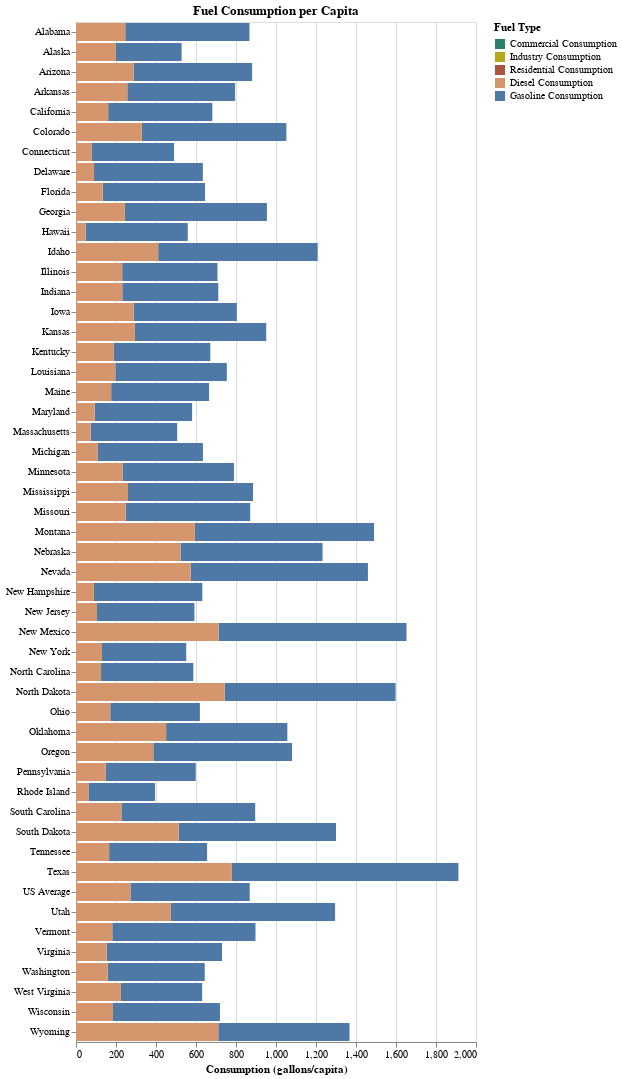

The cell this chart's notebook holds for it:
### Code cell
#Create stacked bar chart for Fuel 
#Use different color scale because we only have 2 groups: 
color_scale_fuel = alt.Scale(domain=['Diesel Consumption', 'Gasoline Consumption'],
                        range=['#D5966D', '#4E79A7'])

fuel_chart = alt.Chart(consumption_fuel_pop_long,\
                              title="Fuel Consumption per Capita").\
mark_bar().encode(
x=alt.X('Consumption (gallons/capita):Q', axis=alt.Axis(title='Consumption (gallons/capita)')),
y=alt.Y('STATE_NAME:N', axis=alt.Axis(title= None)),
color=alt.Color('Fuel Type:N', scale = color_scale),
tooltip=[alt.Tooltip('STATE_NAME:N', title='State'),
         alt.Tooltip('population:Q', title='Population', format=",.0f"),
         alt.Tooltip('total gallons/capita:Q'),
         alt.Tooltip('Gasoline Consumption (gallons/capita):Q', title='Gasoline Gallons/Capita'),
         alt.Tooltip('Diesel Consumption (gallons/capita):Q', title='Gallons/Capita')], 
opacity = alt.condition(click, alt.value(1), alt.value(0.2))
).add_selection(click)

fuel_chart

### Figure 1 — Vega-Lite specification as saved in the notebook (floating-point values rounded to 4 significant figures)
{"usermeta": {"embedOptions": {"theme": "dark"}}, "config": {"view": {"continuousWidth": 400, "continuousHeight": 300}}, "data": {"name": "data-aadce17460d8640755bdb7894cf6588a"}, "mark": "bar", "encoding": {"color": {"field": "Fuel Type", "scale": {"domain": ["Commercial Consumption", "Industry Consumption", "Residential Consumption", "Diesel Consumption", "Gasoline Consumption"], "range": ["#2D806E", "#B4A817", "#AA5540", "#D5966D", "#4E79A7"]}, "type": "nominal"}, "opacity": {"condition": {"value": 1, "selection": "selector001"}, "value": 0.2}, "tooltip": [{"field": "STATE_NAME", "title": "State", "type": "nominal"}, {"field": "population", "format": ",.0f", "title": "Population", "type": "quantitative"}, {"field": "total gallons/capita", "type": "quantitative"}, {"field": "Gasoline Consumption (gallons/capita)", "title": "Gasoline Gallons/Capita", "type": "quantitative"}, {"field": "Diesel Consumption (gallons/capita)", "title": "Gallons/Capita", "type": "quantitative"}], "x": {"axis": {"title": "Consumption (gallons/capita)"}, "field": "Consumption (gallons/capita)", "type": "quantitative"}, "y": {"axis": {"title": null}, "field": "STATE_NAME", "type": "nominal"}}, "selection": {"selector001": {"type": "multi", "fields": ["STATE_NAME"], "toggle": "true"}}, "title": "Fuel Consumption per Capita", "$schema": "https://vega.github.io/schema/vega-lite/v4.17.0.json", "datasets": {"data-aadce17460d8640755bdb7894cf6588a": [{"STATE_NAME": "Alabama", "state_map_id": 1, "population": 4841164, "mean_DSCI": 124.7, "state_abbr": "AL", "total gallons/capita": 867.6, "Gasoline Consumption (gallons/capita)": 621.3, "Diesel Consumption (gallons/capita)": 246.2, "Fuel Type": "Gasoline Consumption", "Consumption (gallons/capita)": 621.3}, {"STATE_NAME": "Alaska", "state_map_id": 2, "population": 736855, "mean_DSCI": 12.87, "state_abbr": "AK", "total gallons/capita": 528.1, "Gasoline Consumption (gallons/capita)": 328.4, "Diesel Consumption (gallons/capita)": 199.7, "Fuel Type": "Gasoline Consumption", "Consumption (gallons/capita)": 328.4}, {"STATE_NAME": "Arizona", "state_map_id": 4, "population": 6728577, "mean_DSCI": 138.9, "state_abbr": "AZ", "total gallons/capita": 880.6, "Gasoline Consumption (gallons/capita)": 593.1, "Diesel Consumption (gallons/capita)": 287.5, "Fuel Type": "Gasoline Consumption", "Consumption (gallons/capita)": 593.1}, {"STATE_NAME": "Arkansas", "state_map_id": 5, "population": 2968472, "mean_DSCI": 45.87, "state_abbr": "AR", "total gallons/capita": 795.5, "Gasoline Consumption (gallons/capita)": 539.1, "Diesel Consumption (gallons/capita)": 256.4, "Fuel Type": "Gasoline Consumption", "Consumption (gallons/capita)": 539.1}, {"STATE_NAME": "California", "state_map_id": 6, "population": 38654206, "mean_DSCI": 324.6, "state_abbr": "CA", "total gallons/capita": 681.5, "Gasoline Consumption (gallons/capita)": 520.6, "Diesel Consumption (gallons/capita)": 160.9, "Fuel Type": "Gasoline Consumption", "Consumption (gallons/capita)": 520.6}, {"STATE_NAME": "Colorado", "state_map_id": 8, "population": 5359295, "mean_DSCI": 38.28, "state_abbr": "CO", "total gallons/capita": 1052.0, "Gasoline Consumption (gallons/capita)": 722.9, "Diesel Consumption (gallons/capita)": 329.1, "Fuel Type": "Gasoline Consumption", "Consumption (gallons/capita)": 722.9}, {"STATE_NAME": "Connecticut", "state_map_id": 9, "population": 3588570, "mean_DSCI": 170.8, "state_abbr": "CT", "total gallons/capita": 490.5, "Gasoline Consumption (gallons/capita)": 410.8, "Diesel Consumption (gallons/capita)": 79.67, "Fuel Type": "Gasoline Consumption", "Consumption (gallons/capita)": 410.8}, {"STATE_NAME": "Delaware", "state_map_id": 10, "population": 934695, "mean_DSCI": 9.36, "state_abbr": "DE", "total gallons/capita": 634.3, "Gasoline Consumption (gallons/capita)": 544.1, "Diesel Consumption (gallons/capita)": 90.18, "Fuel Type": "Gasoline Consumption", "Consumption (gallons/capita)": 544.1}, {"STATE_NAME": "Florida", "state_map_id": 12, "population": 19934451, "mean_DSCI": 19.7, "state_abbr": "FL", "total gallons/capita": 645.1, "Gasoline Consumption (gallons/capita)": 511.3, "Diesel Consumption (gallons/capita)": 133.8, "Fuel Type": "Gasoline Consumption", "Consumption (gallons/capita)": 511.3}, {"STATE_NAME": "Georgia", "state_map_id": 13, "population": 10099320, "mean_DSCI": 119.5, "state_abbr": "GA", "total gallons/capita": 954.7, "Gasoline Consumption (gallons/capita)": 710.5, "Diesel Consumption (gallons/capita)": 244.2, "Fuel Type": "Gasoline Consumption", "Consumption (gallons/capita)": 710.5}, {"STATE_NAME": "Hawaii", "state_map_id": 15, "population": 1413673, "mean_DSCI": 95.75, "state_abbr": "HI", "total gallons/capita": 558.8, "Gasoline Consumption (gallons/capita)": 510.5, "Diesel Consumption (gallons/capita)": 48.3, "Fuel Type": "Gasoline Consumption", "Consumption (gallons/capita)": 510.5}, {"STATE_NAME": "Idaho", "state_map_id": 16, "population": 1635483, "mean_DSCI": 62.17, "state_abbr": "ID", "total gallons/capita": 1209.0, "Gasoline Consumption (gallons/capita)": 797.7, "Diesel Consumption (gallons/capita)": 410.9, "Fuel Type": "Gasoline Consumption", "Consumption (gallons/capita)": 797.7}, {"STATE_NAME": "Illinois", "state_map_id": 17, "population": 12851684, "mean_DSCI": 10.02, "state_abbr": "IL", "total gallons/capita": 707.6, "Gasoline Consumption (gallons/capita)": 476.7, "Diesel Consumption (gallons/capita)": 230.9, "Fuel Type": "Gasoline Consumption", "Consumption (gallons/capita)": 476.7}, {"STATE_NAME": "Indiana", "state_map_id": 18, "population": 6589578, "mean_DSCI": 16.77, "state_abbr": "IN", "total gallons/capita": 711.4, "Gasoline Consumption (gallons/capita)": 480.0, "Diesel Consumption (gallons/capita)": 231.4, "Fuel Type": "Gasoline Consumption", "Consumption (gallons/capita)": 480.0}, {"STATE_NAME": "Iowa", "state_map_id": 19, "population": 3106589, "mean_DSCI": 11.94, "state_abbr": "IA", "total gallons/capita": 804.2, "Gasoline Consumption (gallons/capita)": 516.0, "Diesel Consumption (gallons/capita)": 288.2, "Fuel Type": "Gasoline Consumption", "Consumption (gallons/capita)": 516.0}, {"STATE_NAME": "Kansas", "state_map_id": 20, "population": 2898292, "mean_DSCI": 30.13, "state_abbr": "KS", "total gallons/capita": 951.2, "Gasoline Consumption (gallons/capita)": 656.7, "Diesel Consumption (gallons/capita)": 294.5, "Fuel Type": "Gasoline Consumption", "Consumption (gallons/capita)": 656.7}, {"STATE_NAME": "Kentucky", "state_map_id": 21, "population": 4411989, "mean_DSCI": 49.62, "state_abbr": "KY", "total gallons/capita": 671.5, "Gasoline Consumption (gallons/capita)": 482.3, "Diesel Consumption (gallons/capita)": 189.2, "Fuel Type": "Gasoline Consumption", "Consumption (gallons/capita)": 482.3}, {"STATE_NAME": "Louisiana", "state_map_id": 22, "population": 4645670, "mean_DSCI": 51.49, "state_abbr": "LA", "total gallons/capita": 754.2, "Gasoline Consumption (gallons/capita)": 557.8, "Diesel Consumption (gallons/capita)": 196.4, "Fuel Type": "Gasoline Consumption", "Consumption (gallons/capita)": 557.8}, {"STATE_NAME": "Maine", "state_map_id": 23, "population": 1329923, "mean_DSCI": 69.98, "state_abbr": "ME", "total gallons/capita": 665.3, "Gasoline Consumption (gallons/capita)": 489.5, "Diesel Consumption (gallons/capita)": 175.8, "Fuel Type": "Gasoline Consumption", "Consumption (gallons/capita)": 489.5}, {"STATE_NAME": "Maryland", "state_map_id": 24, "population": 5959902, "mean_DSCI": 26.15, "state_abbr": "MD", "total gallons/capita": 580.5, "Gasoline Consumption (gallons/capita)": 487.3, "Diesel Consumption (gallons/capita)": 93.23, "Fuel Type": "Gasoline Consumption", "Consumption (gallons/capita)": 487.3}, {"STATE_NAME": "Massachusetts", "state_map_id": 25, "population": 6742143, "mean_DSCI": 172.3, "state_abbr": "MA", "total gallons/capita": 505.9, "Gasoline Consumption (gallons/capita)": 432.8, "Diesel Consumption (gallons/capita)": 73.13, "Fuel Type": "Gasoline Consumption", "Consumption (gallons/capita)": 432.8}, {"STATE_NAME": "Michigan", "state_map_id": 26, "population": 9909600, "mean_DSCI": 15.32, "state_abbr": "MI", "total gallons/capita": 634.9, "Gasoline Consumption (gallons/capita)": 526.0, "Diesel Consumption (gallons/capita)": 108.8, "Fuel Type": "Gasoline Consumption", "Consumption (gallons/capita)": 526.0}, {"STATE_NAME": "Minnesota", "state_map_id": 27, "population": 5450868, "mean_DSCI": 8.15, "state_abbr": "MN", "total gallons/capita": 789.9, "Gasoline Consumption (gallons/capita)": 557.5, "Diesel Consumption (gallons/capita)": 232.4, "Fuel Type": "Gasoline Consumption", "Consumption (gallons/capita)": 557.5}, {"STATE_NAME": "Mississippi", "state_map_id": 28, "population": 2989192, "mean_DSCI": 97.42, "state_abbr": "MS", "total gallons/capita": 885.2, "Gasoline Consumption (gallons/capita)": 625.3, "Diesel Consumption (gallons/capita)": 259.9, "Fuel Type": "Gasoline Consumption", "Consumption (gallons/capita)": 625.3}, {"STATE_NAME": "Missouri", "state_map_id": 29, "population": 6059651, "mean_DSCI": 25.91, "state_abbr": "MO", "total gallons/capita": 871.1, "Gasoline Consumption (gallons/capita)": 622.5, "Diesel Consumption (gallons/capita)": 248.7, "Fuel Type": "Gasoline Consumption", "Consumption (gallons/capita)": 622.5}, {"STATE_NAME": "Montana", "state_map_id": 30, "population": 1023391, "mean_DSCI": 57.92, "state_abbr": "MT", "total gallons/capita": 1490.0, "Gasoline Consumption (gallons/capita)": 895.5, "Diesel Consumption (gallons/capita)": 594.7, "Fuel Type": "Gasoline Consumption", "Consumption (gallons/capita)": 895.5}, {"STATE_NAME": "Nebraska", "state_map_id": 31, "population": 1881259, "mean_DSCI": 22.94, "state_abbr": "NE", "total gallons/capita": 1233.0, "Gasoline Consumption (gallons/capita)": 710.5, "Diesel Consumption (gallons/capita)": 522.3, "Fuel Type": "Gasoline Consumption", "Consumption (gallons/capita)": 710.5}, {"STATE_NAME": "Nevada", "state_map_id": 32, "population": 2839172, "mean_DSCI": 166.6, "state_abbr": "NV", "total gallons/capita": 1460.0, "Gasoline Consumption (gallons/capita)": 886.4, "Diesel Consumption (gallons/capita)": 573.3, "Fuel Type": "Gasoline Consumption", "Consumption (gallons/capita)": 886.4}, {"STATE_NAME": "New Hampshire", "state_map_id": 33, "population": 1327503, "mean_DSCI": 119.2, "state_abbr": "NH", "total gallons/capita": 631.6, "Gasoline Consumption (gallons/capita)": 542.0, "Diesel Consumption (gallons/capita)": 89.62, "Fuel Type": "Gasoline Consumption", "Consumption (gallons/capita)": 542.0}, {"STATE_NAME": "New Jersey", "state_map_id": 34, "population": 8915456, "mean_DSCI": 82.38, "state_abbr": "NJ", "total gallons/capita": 592.0, "Gasoline Consumption (gallons/capita)": 487.1, "Diesel Consumption (gallons/capita)": 105.0, "Fuel Type": "Gasoline Consumption", "Consumption (gallons/capita)": 487.1}, {"STATE_NAME": "New Mexico", "state_map_id": 35, "population": 2082669, "mean_DSCI": 75.92, "state_abbr": "NM", "total gallons/capita": 1652.0, "Gasoline Consumption (gallons/capita)": 939.8, "Diesel Consumption (gallons/capita)": 712.7, "Fuel Type": "Gasoline Consumption", "Consumption (gallons/capita)": 939.8}, {"STATE_NAME": "New York", "state_map_id": 36, "population": 19697457, "mean_DSCI": 105.6, "state_abbr": "NY", "total gallons/capita": 551.2, "Gasoline Consumption (gallons/capita)": 421.3, "Diesel Consumption (gallons/capita)": 129.9, "Fuel Type": "Gasoline Consumption", "Consumption (gallons/capita)": 421.3}, {"STATE_NAME": "North Carolina", "state_map_id": 37, "population": 9940828, "mean_DSCI": 40.51, "state_abbr": "NC", "total gallons/capita": 586.7, "Gasoline Consumption (gallons/capita)": 461.4, "Diesel Consumption (gallons/capita)": 125.3, "Fuel Type": "Gasoline Consumption", "Consumption (gallons/capita)": 461.4}, {"STATE_NAME": "North Dakota", "state_map_id": 38, "population": 736162, "mean_DSCI": 32.79, "state_abbr": "ND", "total gallons/capita": 1598.0, "Gasoline Consumption (gallons/capita)": 854.3, "Diesel Consumption (gallons/capita)": 743.7, "Fuel Type": "Gasoline Consumption", "Consumption (gallons/capita)": 854.3}, {"STATE_NAME": "Ohio", "state_map_id": 39, "population": 11586941, "mean_DSCI": 32.08, "state_abbr": "OH", "total gallons/capita": 619.5, "Gasoline Consumption (gallons/capita)": 448.5, "Diesel Consumption (gallons/capita)": 171.0, "Fuel Type": "Gasoline Consumption", "Consumption (gallons/capita)": 448.5}, {"STATE_NAME": "Oklahoma", "state_map_id": 40, "population": 3875589, "mean_DSCI": 56.4, "state_abbr": "OK", "total gallons/capita": 1057.0, "Gasoline Consumption (gallons/capita)": 606.1, "Diesel Consumption (gallons/capita)": 450.5, "Fuel Type": "Gasoline Consumption", "Consumption (gallons/capita)": 606.1}, {"STATE_NAME": "Oregon", "state_map_id": 41, "population": 3982267, "mean_DSCI": 133.7, "state_abbr": "OR", "total gallons/capita": 1080.0, "Gasoline Consumption (gallons/capita)": 693.5, "Diesel Consumption (gallons/capita)": 386.6, "Fuel Type": "Gasoline Consumption", "Consumption (gallons/capita)": 693.5}, {"STATE_NAME": "Pennsylvania", "state_map_id": 42, "population": 12783977, "mean_DSCI": 58.83, "state_abbr": "PA", "total gallons/capita": 598.7, "Gasoline Consumption (gallons/capita)": 450.1, "Diesel Consumption (gallons/capita)": 148.6, "Fuel Type": "Gasoline Consumption", "Consumption (gallons/capita)": 450.1}, {"STATE_NAME": "Rhode Island", "state_map_id": 44, "population": 1054491, "mean_DSCI": 123.5, "state_abbr": "RI", "total gallons/capita": 395.6, "Gasoline Consumption (gallons/capita)": 333.3, "Diesel Consumption (gallons/capita)": 62.24, "Fuel Type": "Gasoline Consumption", "Consumption (gallons/capita)": 333.3}, {"STATE_NAME": "South Carolina", "state_map_id": 45, "population": 4834605, "mean_DSCI": 53.98, "state_abbr": "SC", "total gallons/capita": 895.9, "Gasoline Consumption (gallons/capita)": 669.0, "Diesel Consumption (gallons/capita)": 227.0, "Fuel Type": "Gasoline Consumption", "Consumption (gallons/capita)": 669.0}, {"STATE_NAME": "South Dakota", "state_map_id": 46, "population": 851058, "mean_DSCI": 62.79, "state_abbr": "SD", "total gallons/capita": 1300.0, "Gasoline Consumption (gallons/capita)": 786.4, "Diesel Consumption (gallons/capita)": 513.7, "Fuel Type": "Gasoline Consumption", "Consumption (gallons/capita)": 786.4}, {"STATE_NAME": "Tennessee", "state_map_id": 47, "population": 6548009, "mean_DSCI": 102.7, "state_abbr": "TN", "total gallons/capita": 655.4, "Gasoline Consumption (gallons/capita)": 489.8, "Diesel Consumption (gallons/capita)": 165.6, "Fuel Type": "Gasoline Consumption", "Consumption (gallons/capita)": 489.8}, {"STATE_NAME": "Texas", "state_map_id": 48, "population": 26956435, "mean_DSCI": 21.19, "state_abbr": "TX", "total gallons/capita": 1912.0, "Gasoline Consumption (gallons/capita)": 1133.0, "Diesel Consumption (gallons/capita)": 779.5, "Fuel Type": "Gasoline Consumption", "Consumption (gallons/capita)": 1133.0}, {"STATE_NAME": "Utah", "state_map_id": 49, "population": 2948427, "mean_DSCI": 86.06, "state_abbr": "UT", "total gallons/capita": 1295.0, "Gasoline Consumption (gallons/capita)": 821.2, "Diesel Consumption (gallons/capita)": 474.1, "Fuel Type": "Gasoline Consumption", "Consumption (gallons/capita)": 821.2}, {"STATE_NAME": "Vermont", "state_map_id": 50, "population": 626249, "mean_DSCI": 88.38, "state_abbr": "VT", "total gallons/capita": 897.5, "Gasoline Consumption (gallons/capita)": 716.1, "Diesel Consumption (gallons/capita)": 181.4, "Fuel Type": "Gasoline Consumption", "Consumption (gallons/capita)": 716.1}, {"STATE_NAME": "Virginia", "state_map_id": 51, "population": 8310301, "mean_DSCI": 25.68, "state_abbr": "VA", "total gallons/capita": 730.3, "Gasoline Consumption (gallons/capita)": 576.5, "Diesel Consumption (gallons/capita)": 153.8, "Fuel Type": "Gasoline Consumption", "Consumption (gallons/capita)": 576.5}, {"STATE_NAME": "Washington", "state_map_id": 53, "population": 7073146, "mean_DSCI": 50.08, "state_abbr": "WA", "total gallons/capita": 643.6, "Gasoline Consumption (gallons/capita)": 485.4, "Diesel Consumption (gallons/capita)": 158.2, "Fuel Type": "Gasoline Consumption", "Consumption (gallons/capita)": 485.4}, {"STATE_NAME": "West Virginia", "state_map_id": 54, "population": 1846092, "mean_DSCI": 22.25, "state_abbr": "WV", "total gallons/capita": 631.0, "Gasoline Consumption (gallons/capita)": 406.5, "Diesel Consumption (gallons/capita)": 224.5, "Fuel Type": "Gasoline Consumption", "Consumption (gallons/capita)": 406.5}, {"STATE_NAME": "Wisconsin", "state_map_id": 55, "population": 5754798, "mean_DSCI": 1.45, "state_abbr": "WI", "total gallons/capita": 719.6, "Gasoline Consumption (gallons/capita)": 534.7, "Diesel Consumption (gallons/capita)": 184.9, "Fuel Type": "Gasoline Consumption", "Consumption (gallons/capita)": 534.7}, {"STATE_NAME": "Wyoming", "state_map_id": 56, "population": 583029, "mean_DSCI": 67.58, "state_abbr": "WY", "total gallons/capita": 1368.0, "Gasoline Consumption (gallons/capita)": 656.4, "Diesel Consumption (gallons/capita)": 711.3, "Fuel Type": "Gasoline Consumption", "Consumption (gallons/capita)": 656.4}, {"STATE_NAME": "Alabama", "state_map_id": 1, "population": 4841164, "mean_DSCI": 124.7, "state_abbr": "AL", "total gallons/capita": 867.6, "Gasoline Consumption (gallons/capita)": 621.3, "Diesel Consumption (gallons/capita)": 246.2, "Fuel Type": "Diesel Consumption", "Consumption (gallons/capita)": 246.2}, {"STATE_NAME": "Alaska", "state_map_id": 2, "population": 736855, "mean_DSCI": 12.87, "state_abbr": "AK", "total gallons/capita": 528.1, "Gasoline Consumption (gallons/capita)": 328.4, "Diesel Consumption (gallons/capita)": 199.7, "Fuel Type": "Diesel Consumption", "Consumption (gallons/capita)": 199.7}, {"STATE_NAME": "Arizona", "state_map_id": 4, "population": 6728577, "mean_DSCI": 138.9, "state_abbr": "AZ", "total gallons/capita": 880.6, "Gasoline Consumption (gallons/capita)": 593.1, "Diesel Consumption (gallons/capita)": 287.5, "Fuel Type": "Diesel Consumption", "Consumption (gallons/capita)": 287.5}, {"STATE_NAME": "Arkansas", "state_map_id": 5, "population": 2968472, "mean_DSCI": 45.87, "state_abbr": "AR", "total gallons/capita": 795.5, "Gasoline Consumption (gallons/capita)": 539.1, "Diesel Consumption (gallons/capita)": 256.4, "Fuel Type": "Diesel Consumption", "Consumption (gallons/capita)": 256.4}, {"STATE_NAME": "California", "state_map_id": 6, "population": 38654206, "mean_DSCI": 324.6, "state_abbr": "CA", "total gallons/capita": 681.5, "Gasoline Consumption (gallons/capita)": 520.6, "Diesel Consumption (gallons/capita)": 160.9, "Fuel Type": "Diesel Consumption", "Consumption (gallons/capita)": 160.9}, {"STATE_NAME": "Colorado", "state_map_id": 8, "population": 5359295, "mean_DSCI": 38.28, "state_abbr": "CO", "total gallons/capita": 1052.0, "Gasoline Consumption (gallons/capita)": 722.9, "Diesel Consumption (gallons/capita)": 329.1, "Fuel Type": "Diesel Consumption", "Consumption (gallons/capita)": 329.1}, {"STATE_NAME": "Connecticut", "state_map_id": 9, "population": 3588570, "mean_DSCI": 170.8, "state_abbr": "CT", "total gallons/capita": 490.5, "Gasoline Consumption (gallons/capita)": 410.8, "Diesel Consumption (gallons/capita)": 79.67, "Fuel Type": "Diesel Consumption", "Consumption (gallons/capita)": 79.67}, {"STATE_NAME": "Delaware", "state_map_id": 10, "population": 934695, "mean_DSCI": 9.36, "state_abbr": "DE", "total gallons/capita": 634.3, "Gasoline Consumption (gallons/capita)": 544.1, "Diesel Consumption (gallons/capita)": 90.18, "Fuel Type": "Diesel Consumption", "Consumption (gallons/capita)": 90.18}, {"STATE_NAME": "Florida", "state_map_id": 12, "population": 19934451, "mean_DSCI": 19.7, "state_abbr": "FL", "total gallons/capita": 645.1, "Gasoline Consumption (gallons/capita)": 511.3, "Diesel Consumption (gallons/capita)": 133.8, "Fuel Type": "Diesel Consumption", "Consumption (gallons/capita)": 133.8}, {"STATE_NAME": "Georgia", "state_map_id": 13, "population": 10099320, "mean_DSCI": 119.5, "state_abbr": "GA", "total gallons/capita": 954.7, "Gasoline Consumption (gallons/capita)": 710.5, "Diesel Consumption (gallons/capita)": 244.2, "Fuel Type": "Diesel Consumption", "Consumption (gallons/capita)": 244.2}, {"STATE_NAME": "Hawaii", "state_map_id": 15, "population": 1413673, "mean_DSCI": 95.75, "state_abbr": "HI", "total gallons/capita": 558.8, "Gasoline Consumption (gallons/capita)": 510.5, "Diesel Consumption (gallons/capita)": 48.3, "Fuel Type": "Diesel Consumption", "Consumption (gallons/capita)": 48.3}, {"STATE_NAME": "Idaho", "state_map_id": 16, "population": 1635483, "mean_DSCI": 62.17, "state_abbr": "ID", "total gallons/capita": 1209.0, "Gasoline Consumption (gallons/capita)": 797.7, "Diesel Consumption (gallons/capita)": 410.9, "Fuel Type": "Diesel Consumption", "Consumption (gallons/capita)": 410.9}, {"STATE_NAME": "Illinois", "state_map_id": 17, "population": 12851684, "mean_DSCI": 10.02, "state_abbr": "IL", "total gallons/capita": 707.6, "Gasoline Consumption (gallons/capita)": 476.7, "Diesel Consumption (gallons/capita)": 230.9, "Fuel Type": "Diesel Consumption", "Consumption (gallons/capita)": 230.9}, {"STATE_NAME": "Indiana", "state_map_id": 18, "population": 6589578, "mean_DSCI": 16.77, "state_abbr": "IN", "total gallons/capita": 711.4, "Gasoline Consumption (gallons/capita)": 480.0, "Diesel Consumption (gallons/capita)": 231.4, "Fuel Type": "Diesel Consumption", "Consumption (gallons/capita)": 231.4}, {"STATE_NAME": "Iowa", "state_map_id": 19, "population": 3106589, "mean_DSCI": 11.94, "state_abbr": "IA", "total gallons/capita": 804.2, "Gasoline Consumption (gallons/capita)": 516.0, "Diesel Consumption (gallons/capita)": 288.2, "Fuel Type": "Diesel Consumption", "Consumption (gallons/capita)": 288.2}, {"STATE_NAME": "Kansas", "state_map_id": 20, "population": 2898292, "mean_DSCI": 30.13, "state_abbr": "KS", "total gallons/capita": 951.2, "Gasoline Consumption (gallons/capita)": 656.7, "Diesel Consumption (gallons/capita)": 294.5, "Fuel Type": "Diesel Consumption", "Consumption (gallons/capita)": 294.5}, {"STATE_NAME": "Kentucky", "state_map_id": 21, "population": 4411989, "mean_DSCI": 49.62, "state_abbr": "KY", "total gallons/capita": 671.5, "Gasoline Consumption (gallons/capita)": 482.3, "Diesel Consumption (gallons/capita)": 189.2, "Fuel Type": "Diesel Consumption", "Consumption (gallons/capita)": 189.2}, {"STATE_NAME": "Louisiana", "state_map_id": 22, "population": 4645670, "mean_DSCI": 51.49, "state_abbr": "LA", "total gallons/capita": 754.2, "Gasoline Consumption (gallons/capita)": 557.8, "Diesel Consumption (gallons/capita)": 196.4, "Fuel Type": "Diesel Consumption", "Consumption (gallons/capita)": 196.4}, {"STATE_NAME": "Maine", "state_map_id": 23, "population": 1329923, "mean_DSCI": 69.98, "state_abbr": "ME", "total gallons/capita": 665.3, "Gasoline Consumption (gallons/capita)": 489.5, "Diesel Consumption (gallons/capita)": 175.8, "Fuel Type": "Diesel Consumption", "Consumption (gallons/capita)": 175.8}, {"STATE_NAME": "Maryland", "state_map_id": 24, "population": 5959902, "mean_DSCI": 26.15, "state_abbr": "MD", "total gallons/capita": 580.5, "Gasoline Consumption (gallons/capita)": 487.3, "Diesel Consumption (gallons/capita)": 93.23, "Fuel Type": "Diesel Consumption", "Consumption (gallons/capita)": 93.23}, {"STATE_NAME": "Massachusetts", "state_map_id": 25, "population": 6742143, "mean_DSCI": 172.3, "state_abbr": "MA", "total gallons/capita": 505.9, "Gasoline Consumption (gallons/capita)": 432.8, "Diesel Consumption (gallons/capita)": 73.13, "Fuel Type": "Diesel Consumption", "Consumption (gallons/capita)": 73.13}, {"STATE_NAME": "Michigan", "state_map_id": 26, "population": 9909600, "mean_DSCI": 15.32, "state_abbr": "MI", "total gallons/capita": 634.9, "Gasoline Consumption (gallons/capita)": 526.0, "Diesel Consumption (gallons/capita)": 108.8, "Fuel Type": "Diesel Consumption", "Consumption (gallons/capita)": 108.8}, {"STATE_NAME": "Minnesota", "state_map_id": 27, "population": 5450868, "mean_DSCI": 8.15, "state_abbr": "MN", "total gallons/capita": 789.9, "Gasoline Consumption (gallons/capita)": 557.5, "Diesel Consumption (gallons/capita)": 232.4, "Fuel Type": "Diesel Consumption", "Consumption (gallons/capita)": 232.4}, {"STATE_NAME": "Mississippi", "state_map_id": 28, "population": 2989192, "mean_DSCI": 97.42, "state_abbr": "MS", "total gallons/capita": 885.2, "Gasoline Consumption (gallons/capita)": 625.3, "Diesel Consumption (gallons/capita)": 259.9, "Fuel Type": "Diesel Consumption", "Consumption (gallons/capita)": 259.9}, {"STATE_NAME": "Missouri", "state_map_id": 29, "population": 6059651, "mean_DSCI": 25.91, "state_abbr": "MO", "total gallons/capita": 871.1, "Gasoline Consumption (gallons/capita)": 622.5, "Diesel Consumption (gallons/capita)": 248.7, "Fuel Type": "Diesel Consumption", "Consumption (gallons/capita)": 248.7}, {"STATE_NAME": "Montana", "state_map_id": 30, "population": 1023391, "mean_DSCI": 57.92, "state_abbr": "MT", "total gallons/capita": 1490.0, "Gasoline Consumption (gallons/capita)": 895.5, "Diesel Consumption (gallons/capita)": 594.7, "Fuel Type": "Diesel Consumption", "Consumption (gallons/capita)": 594.7}, {"STATE_NAME": "Nebraska", "state_map_id": 31, "population": 1881259, "mean_DSCI": 22.94, "state_abbr": "NE", "total gallons/capita": 1233.0, "Gasoline Consumption (gallons/capita)": 710.5, "Diesel Consumption (gallons/capita)": 522.3, "Fuel Type": "Diesel Consumption", "Consumption (gallons/capita)": 522.3}, {"STATE_NAME": "Nevada", "state_map_id": 32, "population": 2839172, "mean_DSCI": 166.6, "state_abbr": "NV", "total gallons/capita": 1460.0, "Gasoline Consumption (gallons/capita)": 886.4, "Diesel Consumption (gallons/capita)": 573.3, "Fuel Type": "Diesel Consumption", "Consumption (gallons/capita)": 573.3}, {"STATE_NAME": "New Hampshire", "state_map_id": 33, "population": 1327503, "mean_DSCI": 119.2, "state_abbr": "NH", "total gallons/capita": 631.6, "Gasoline Consumption (gallons/capita)": 542.0, "Diesel Consumption (gallons/capita)": 89.62, "Fuel Type": "Diesel Consumption", "Consumption (gallons/capita)": 89.62}, {"STATE_NAME": "New Jersey", "state_map_id": 34, "population": 8915456, "mean_DSCI": 82.38, "state_abbr": "NJ", "total gallons/capita": 592.0, "Gasoline Consumption (gallons/capita)": 487.1, "Diesel Consumption (gallons/capita)": 105.0, "Fuel Type": "Diesel Consumption", "Consumption (gallons/capita)": 105.0}, {"STATE_NAME": "New Mexico", "state_map_id": 35, "population": 2082669, "mean_DSCI": 75.92, "state_abbr": "NM", "total gallons/capita": 1652.0, "Gasoline Consumption (gallons/capita)": 939.8, "Diesel Consumption (gallons/capita)": 712.7, "Fuel Type": "Diesel Consumption", "Consumption (gallons/capita)": 712.7}, {"STATE_NAME": "New York", "state_map_id": 36, "population": 19697457, "mean_DSCI": 105.6, "state_abbr": "NY", "total gallons/capita": 551.2, "Gasoline Consumption (gallons/capita)": 421.3, "Diesel Consumption (gallons/capita)": 129.9, "Fuel Type": "Diesel Consumption", "Consumption (gallons/capita)": 129.9}, {"STATE_NAME": "North Carolina", "state_map_id": 37, "population": 9940828, "mean_DSCI": 40.51, "state_abbr": "NC", "total gallons/capita": 586.7, "Gasoline Consumption (gallons/capita)": 461.4, "Diesel Consumption (gallons/capita)": 125.3, "Fuel Type": "Diesel Consumption", "Consumption (gallons/capita)": 125.3}, {"STATE_NAME": "North Dakota", "state_map_id": 38, "population": 736162, "mean_DSCI": 32.79, "state_abbr": "ND", "total gallons/capita": 1598.0, "Gasoline Consumption (gallons/capita)": 854.3, "Diesel Consumption (gallons/capita)": 743.7, "Fuel Type": "Diesel Consumption", "Consumption (gallons/capita)": 743.7}, {"STATE_NAME": "Ohio", "state_map_id": 39, "population": 11586941, "mean_DSCI": 32.08, "state_abbr": "OH", "total gallons/capita": 619.5, "Gasoline Consumption (gallons/capita)": 448.5, "Diesel Consumption (gallons/capita)": 171.0, "Fuel Type": "Diesel Consumption", "Consumption (gallons/capita)": 171.0}, {"STATE_NAME": "Oklahoma", "state_map_id": 40, "population": 3875589, "mean_DSCI": 56.4, "state_abbr": "OK", "total gallons/capita": 1057.0, "Gasoline Consumption (gallons/capita)": 606.1, "Diesel Consumption (gallons/capita)": 450.5, "Fuel Type": "Diesel Consumption", "Consumption (gallons/capita)": 450.5}, {"STATE_NAME": "Oregon", "state_map_id": 41, "population": 3982267, "mean_DSCI": 133.7, "state_abbr": "OR", "total gallons/capita": 1080.0, "Gasoline Consumption (gallons/capita)": 693.5, "Diesel Consumption (gallons/capita)": 386.6, "Fuel Type": "Diesel Consumption", "Consumption (gallons/capita)": 386.6}, {"STATE_NAME": "Pennsylvania", "state_map_id": 42, "population": 12783977, "mean_DSCI": 58.83, "state_abbr": "PA", "total gallons/capita": 598.7, "Gasoline Consumption (gallons/capita)": 450.1, "Diesel Consumption (gallons/capita)": 148.6, "Fuel Type": "Diesel Consumption", "Consumption (gallons/capita)": 148.6}, {"STATE_NAME": "Rhode Island", "state_map_id": 44, "population": 1054491, "mean_DSCI": 123.5, "state_abbr": "RI", "total gallons/capita": 395.6, "Gasoline Consumption (gallons/capita)": 333.3, "Diesel Consumption (gallons/capita)": 62.24, "Fuel Type": "Diesel Consumption", "Consumption (gallons/capita)": 62.24}, {"STATE_NAME": "South Carolina", "state_map_id": 45, "population": 4834605, "mean_DSCI": 53.98, "state_abbr": "SC", "total gallons/capita": 895.9, "Gasoline Consumption (gallons/capita)": 669.0, "Diesel Consumption (gallons/capita)": 227.0, "Fuel Type": "Diesel Consumption", "Consumption (gallons/capita)": 227.0}, {"STATE_NAME": "South Dakota", "state_map_id": 46, "population": 851058, "mean_DSCI": 62.79, "state_abbr": "SD", "total gallons/capita": 1300.0, "Gasoline Consumption (gallons/capita)": 786.4, "Diesel Consumption (gallons/capita)": 513.7, "Fuel Type": "Diesel Consumption", "Consumption (gallons/capita)": 513.7}, {"STATE_NAME": "Tennessee", "state_map_id": 47, "population": 6548009, "mean_DSCI": 102.7, "state_abbr": "TN", "total gallons/capita": 655.4, "Gasoline Consumption (gallons/capita)": 489.8, "Diesel Consumption (gallons/capita)": 165.6, "Fuel Type": "Diesel Consumption", "Consumption (gallons/capita)": 165.6}, {"STATE_NAME": "Texas", "state_map_id": 48, "population": 26956435, "mean_DSCI": 21.19, "state_abbr": "TX", "total gallons/capita": 1912.0, "Gasoline Consumption (gallons/capita)": 1133.0, "Diesel Consumption (gallons/capita)": 779.5, "Fuel Type": "Diesel Consumption", "Consumption (gallons/capita)": 779.5}, {"STATE_NAME": "Utah", "state_map_id": 49, "population": 2948427, "mean_DSCI": 86.06, "state_abbr": "UT", "total gallons/capita": 1295.0, "Gasoline Consumption (gallons/capita)": 821.2, "Diesel Consumption (gallons/capita)": 474.1, "Fuel Type": "Diesel Consumption", "Consumption (gallons/capita)": 474.1}, {"STATE_NAME": "Vermont", "state_map_id": 50, "population": 626249, "mean_DSCI": 88.38, "state_abbr": "VT", "total gallons/capita": 897.5, "Gasoline Consumption (gallons/capita)": 716.1, "Diesel Consumption (gallons/capita)": 181.4, "Fuel Type": "Diesel Consumption", "Consumption (gallons/capita)": 181.4}, {"STATE_NAME": "Virginia", "state_map_id": 51, "population": 8310301, "mean_DSCI": 25.68, "state_abbr": "VA", "total gallons/capita": 730.3, "Gasoline Consumption (gallons/capita)": 576.5, "Diesel Consumption (gallons/capita)": 153.8, "Fuel Type": "Diesel Consumption", "Consumption (gallons/capita)": 153.8}, {"STATE_NAME": "Washington", "state_map_id": 53, "population": 7073146, "mean_DSCI": 50.08, "state_abbr": "WA", "total gallons/capita": 643.6, "Gasoline Consumption (gallons/capita)": 485.4, "Diesel Consumption (gallons/capita)": 158.2, "Fuel Type": "Diesel Consumption", "Consumption (gallons/capita)": 158.2}, {"STATE_NAME": "West Virginia", "state_map_id": 54, "population": 1846092, "mean_DSCI": 22.25, "state_abbr": "WV", "total gallons/capita": 631.0, "Gasoline Consumption (gallons/capita)": 406.5, "Diesel Consumption (gallons/capita)": 224.5, "Fuel Type": "Diesel Consumption", "Consumption (gallons/capita)": 224.5}, {"STATE_NAME": "Wisconsin", "state_map_id": 55, "population": 5754798, "mean_DSCI": 1.45, "state_abbr": "WI", "total gallons/capita": 719.6, "Gasoline Consumption (gallons/capita)": 534.7, "Diesel Consumption (gallons/capita)": 184.9, "Fuel Type": "Diesel Consumption", "Consumption (gallons/capita)": 184.9}, {"STATE_NAME": "Wyoming", "state_map_id": 56, "population": 583029, "mean_DSCI": 67.58, "state_abbr": "WY", "total gallons/capita": 1368.0, "Gasoline Consumption (gallons/capita)": 656.4, "Diesel Consumption (gallons/capita)": 711.3, "Fuel Type": "Diesel Consumption", "Consumption (gallons/capita)": 711.3}, {"STATE_NAME": "US Average", "state_map_id": null, "population": 334591598, "mean_DSCI": null, "state_abbr": null, "total gallons/capita": 868.5, "Gasoline Consumption (gallons/capita)": 594.5, "Diesel Consumption (gallons/capita)": 274.0, "Fuel Type": "Diesel Consumption", "Consumption (gallons/capita)": 274.0}, {"STATE_NAME": "US Average", "state_map_id": null, "population": 334591598, "mean_DSCI": null, "state_abbr": null, "total gallons/capita": 868.5, "Gasoline Consumption (gallons/capita)": 594.5, "Diesel Consumption (gallons/capita)": 274.0, "Fuel Type": "Gasoline Consumption", "Consumption (gallons/capita)": 594.5}]}}
